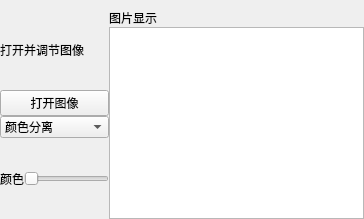
                   <widget class="QWidget" name="tab_5">
                    <attribute name="title">
                     <string>快速图像转换</string>
                    </attribute>
                    <layout class="QVBoxLayout" name="verticalLayout_51">
                     <property name="spacing">
                      <number>0</number>
                     </property>
                     <property name="leftMargin">
                      <number>0</number>
                     </property>
                     <property name="topMargin">
                      <number>0</number>
                     </property>
                     <property name="rightMargin">
                      <number>0</number>
                     </property>
                     <property name="bottomMargin">
                      <number>0</number>
                     </property>
                     <item>
                      <widget class="QWidget" name="widget_68" native="true">
                       <layout class="QHBoxLayout" name="horizontalLayout_12" stretch="3,7">
                        <property name="spacing">
                         <number>0</number>
                        </property>
                        <property name="leftMargin">
                         <number>0</number>
                        </property>
                        <property name="rightMargin">
                         <number>0</number>
                        </property>
                        <property name="bottomMargin">
                         <number>0</number>
                        </property>
                        <item>
                         <widget class="QWidget" name="widget_589" native="true">
                          <layout class="QVBoxLayout" name="verticalLayout_110">
                           <property name="spacing">
                            <number>0</number>
                           </property>
                           <property name="leftMargin">
                            <number>0</number>
                           </property>
                           <property name="topMargin">
                            <number>0</number>
                           </property>
                           <property name="rightMargin">
                            <number>0</number>
                           </property>
                           <property name="bottomMargin">
                            <number>0</number>
                           </property>
                           <item>
                            <widget class="QLabel" name="label_141">
                             <property name="text">
                              <string>打开并调节图像</string>
                             </property>
                            </widget>
                           </item>
                           <item>
                            <widget class="QPushButton" name="pushButton_216">
                             <property name="text">
                              <string>打开图像</string>
                             </property>
                            </widget>
                           </item>
                           <item>
                            <widget class="QComboBox" name="comboBox_10">
                             <item>
                              <property name="text">
                               <string>颜色分离</string>
                              </property>
                             </item>
                             <item>
                              <property name="text">
                               <string>光线分离</string>
                              </property>
                             </item>
                             <item>
                              <property name="text">
                               <string>中心线</string>
                              </property>
                             </item>
                            </widget>
                           </item>
                           <item>
                            <widget class="QWidget" name="widget_590" native="true">
                             <layout class="QHBoxLayout" name="horizontalLayout_164">
                              <property name="spacing">
                               <number>0</number>
                              </property>
                              <property name="leftMargin">
                               <number>0</number>
                              </property>
                              <property name="topMargin">
                               <number>0</number>
                              </property>
                              <property name="rightMargin">
                               <number>0</number>
                              </property>
                              <property name="bottomMargin">
                               <number>0</number>
                              </property>
                              <item>
                               <widget class="QLabel" name="label_142">
                                <property name="text">
                                 <string>颜色</string>
                                </property>
                               </widget>
                              </item>
                              <item>
                               <widget class="QSlider" name="horizontalSlider_41">
                                <property name="orientation">
                                 <enum>Qt::Horizontal</enum>
                                </property>
                               </widget>
                              </item>
                             </layout>
                            </widget>
                           </item>
                          </layout>
                         </widget>
                        </item>
                        <item>
                         <widget class="QWidget" name="widget_591" native="true">
                          <layout class="QVBoxLayout" name="verticalLayout_111">
                           <property name="spacing">
                            <number>0</number>
                           </property>
                           <property name="leftMargin">
                            <number>0</number>
                           </property>
                           <property name="topMargin">
                            <number>0</number>
                           </property>
                           <property name="rightMargin">
                            <number>0</number>
                           </property>
                           <property name="bottomMargin">
                            <number>0</number>
                           </property>
                           <item>
                            <widget class="QLabel" name="label_143">
                             <property name="text">
                              <string>图片显示</string>
                             </property>
                            </widget>
                           </item>
                           <item>
                            <widget class="QTextEdit" name="textEdit_38"/>
                           </item>
                          </layout>
                         </widget>
                        </item>
                       </layout>
                      </widget>
                     </item>
                    </layout>
                   </widget>
